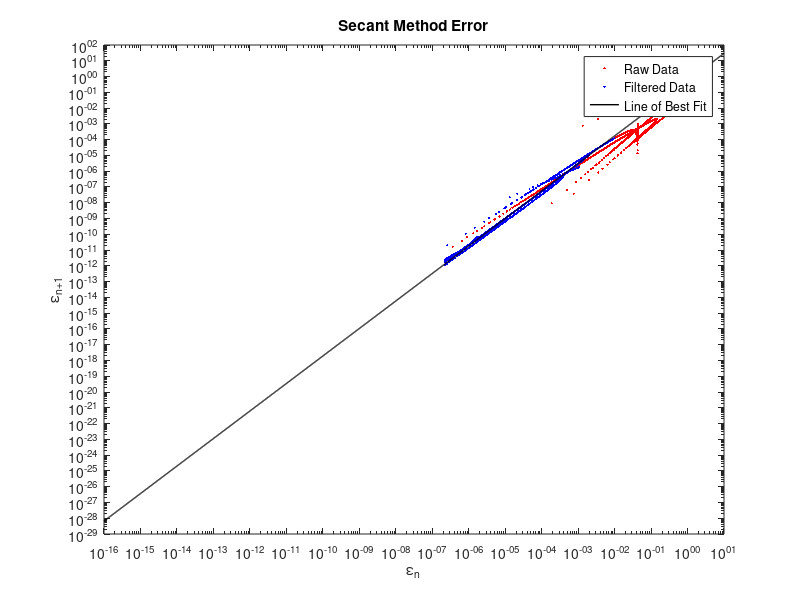

This chart was generated by the following MATLAB code:
%template for testing your basic root finding implementations
function basic_solver_with_tests_template()
    xvals = linspace(-50,50,201);
    [yvals,~] = test_func01(xvals);

    % hold on
    % axis([-15,40,-50,80]);
    % plot(xvals,yvals,'r','linewidth',2);
    % plot(xvals,0*xvals,'k--','linewidth',1);
    % xlabel('x'); ylabel('y'); title('Test Function 1');

    % %Newton's method example test
    % 
    % x0_guess = linspace(1,3.5,1000);
    % en_list=[];
    % en1_list=[];
    % index_list = []; %line 36
    % figure()
    % 
    % 
    % for i=1:1000
    % 
    % 
    %     [x_sol, xs_list, xs1_list] = newton_solver(@test_func01,x0_guess(i));  
    % 
    % 
    %     en=abs(xs_list-x_sol);
    %     en1=abs(xs1_list-x_sol);
    %     en_list=[en_list,en];
    %     en1_list=[en1_list,en1];
    % 
    %     index_list = [index_list,1:length(en)]; %line 54
    % 
    % end
    %     x_regression = []; % e_n
    %     y_regression = []; % e_{n+1}
    %     filter_list = [1e-15, 1e-2, 1e-14, 1e-2, 2];
    %     % iterate through the collected data
    %     for n=1:length(index_list)
    %     %if the error is not too big or too small
    %     %and it was enough iterations into the trial...
    %         if en_list(n)>filter_list(1) && en_list(n)<filter_list(2) && ...
    %         en1_list(n)>filter_list(3) && en1_list(n)<filter_list(4) && ...
    %         index_list(n)>filter_list(5)
    %             %then add it to the set of points for regression
    %             x_regression(end+1) = en_list(n);
    %             y_regression(end+1) = en1_list(n);
    %         end
    % 
    %     end
    % 
    % 
    %  % plot(x0_guess,test_func01(x0_guess),'bo','markerfacecolor','b','markersize',5);
    %  % 
    %  % 
    %  % plot(x_sol,test_func01(x_sol),'go','markerfacecolor','g','markersize',5);
    %  loglog(en_list,en1_list,'r.', 'MarkerSize',5 ); hold on
    %  loglog(x_regression,y_regression,'b.', 'MarkerSize',5);
    %  [p,k] = generate_error_fit(x_regression,y_regression);
    % % 
    % %example for how to plot fit line
    % %generate x data on a logarithmic range
    % fit_line_x = 10.^[-16:.01:1];
    % %compute the corresponding y values
    % fit_line_y = k*fit_line_x.^p;
    % %plot on a loglog plot.
    % loglog(fit_line_x,fit_line_y,'k-','linewidth',1)
    % 
    % title("Newton's Method Error")
    % xlabel('\epsilon_{n}')
    % ylabel('\epsilon_{n+1}')
    % legend("Raw Data", "Filtered Data", "Line of Best Fit")

    %Secant method example test
  
    % plot(x0_guess,test_func01(x0_guess),'bo','markerfacecolor','b','markersize',5);
    % plot(x1_guess,test_func01(x1_guess),'ko','markerfacecolor','k','markersize',5);
    x0_guess = linspace(-2,-10,1000);
    x1_guess = linspace(0.3,5,1000);
    en_list=[];
    en1_list=[];
    index_list = []; %line 36
    figure()
     
     
    for i=1:1000
        [x_sol, x_lists] = secant_solver(@test_func01,x0_guess(i),x1_guess(i));
        % plot(x_sol,test_func01(x_sol),'go','markerfacecolor','g','markersize',5);
    
        en=abs(x_lists(1:end-1)-x_sol);
        en1=abs(x_lists(2:end)-x_sol);
        
        en_list=[en_list,en];
        en1_list=[en1_list,en1];
    
        index_list = [index_list,1:length(en)]; %line 54

    end
        x_regression = []; % e_n
        y_regression = []; % e_{n+1}
        filter_list = [1e-15, 1e-2, 1e-14, 1e-2, 2];
        % iterate through the collected data
        for n=1:length(index_list)
        %if the error is not too big or too small
        %and it was enough iterations into the trial...
            if en_list(n)>filter_list(1) && en_list(n)<filter_list(2) && ...
            en1_list(n)>filter_list(3) && en1_list(n)<filter_list(4) && ...
            index_list(n)>filter_list(5)
                %then add it to the set of points for regression
                x_regression(end+1) = en_list(n);
                y_regression(end+1) = en1_list(n);
            end

        end
    loglog(en_list,en1_list,'r.', 'MarkerSize',5 ); hold on
    loglog(x_regression,y_regression,'b.', 'MarkerSize',5);
    [p,k] = generate_error_fit(x_regression,y_regression)
    
    %example for how to plot fit line
    %generate x data on a logarithmic range
    fit_line_x = 10.^[-16:.01:1];
    %compute the corresponding y values
    fit_line_y = k*fit_line_x.^p;
    %plot on a loglog plot.
    loglog(fit_line_x,fit_line_y,'k-','linewidth',1)

    title("Secant Method Error")
    xlabel('\epsilon_{n}')
    ylabel('\epsilon_{n+1}')
    legend("Raw Data", "Filtered Data", "Line of Best Fit")

    % % Bisection method example test
    % x_left=linspace(-7,-0.2,1000);
    % x_right=linspace(0.2,7,1000);
    % 
    % en_list=[];
    % en1_list=[];
    % index_list = []; %line 36
    % figure()
    % 
    % 
    % for i=1:1000
    % 
    % 
    % % plot(x_left(i),test_func01(x_left(i)),'bo','markerfacecolor','b','markersize',5);
    % % plot(x_right(i),test_func01(x_right(i)),'ko','markerfacecolor','k','markersize',5);
    % 
    % [x_sol, x_list, x_listn] = bisection_solver(@test_func01,x_left(i),x_right(i));
    % %plot(x_sol,test_func01(x_sol),'go','markerfacecolor','g','markersize',5);
    % 
    % 
    % en=abs(x_list-x_sol);
    % en1=abs(x_listn-x_sol);
    % en_list=[en_list,en];
    % en1_list=[en1_list,en1];
    % 
    % index_list = [index_list,1:length(en)]; %line 54
    % 
    % end
    % 
    % %example for how to filter the error data
    % %currently have error_list0, error_list1, index_list
    % %data points to be used in the regression
    % 
    % 
    % x_regression = []; % e_n
    % y_regression = []; % e_{n+1}
    % filter_list = [1e-15, 1e-2, 1e-14, 1e-2, 2];
    % % iterate through the collected data
    % for n=1:length(index_list)
    % %if the error is not too big or too small
    % %and it was enough iterations into the trial...
    %     if en_list(n)>filter_list(1) && en_list(n)<filter_list(2) && ...
    %     en1_list(n)>filter_list(3) && en1_list(n)<filter_list(4) && ...
    %     index_list(n)>filter_list(5)
    %     %then add it to the set of points for regression
    %     x_regression(end+1) = en_list(n);
    %     y_regression(end+1) = en1_list(n);
    %     end
    % end
    % 
    % loglog(en_list,en1_list,'r.', 'MarkerSize',5 ); hold on
    % loglog(x_regression,y_regression,'b.', 'MarkerSize',5);
    % 
    % [p,k] = generate_error_fit(x_regression,y_regression)
    % 
    % %example for how to plot fit line
    % %generate x data on a logarithmic range
    % fit_line_x = 10.^[-16:.01:1];
    % %compute the corresponding y values
    % fit_line_y = k*fit_line_x.^p;
    % %plot on a loglog plot.
    % loglog(fit_line_x,fit_line_y,'k-','linewidth',2)
    % 
    % title("Bisection Method Error")
    % xlabel('\epsilon_{n}')
    % ylabel('\epsilon_{n+1}')
    % legend("Raw Data", "Filtered Data", "Line of Best Fit")


end

%example for how to compute the fit line
%data points to be used in the regression
%x_regression -> e_n
%y_regression -> e_{n+1}
%p and k are the output coefficients

function [p,k] = generate_error_fit(x_regression,y_regression)
%generate Y, X1, and X2
%note that I use the transpose operator (')
%to convert the result from a row vector to a column
%If you are copy-pasting, the ' character may not work correctly
Y = log(y_regression)';
X1 = log(x_regression)';
X2 = ones(length(X1),1);
%run the regression
coeff_vec = regress(Y,[X1,X2]);
%pull out the coefficients from the fit
p = coeff_vec(1);
k = exp(coeff_vec(2));
end

%Definition of the test function and its derivative (as a single function):
%This definition uses the function keyword
%when passing this function as an argument to a solver,
%you'll need to use the handle operator
%ex. solver(@test_func01,x_guess)

function [fval,dfdx] = test_func01(x)
    fval = (x.^3)/100 - (x.^2)/8 + 2*x + 6*sin(x/2+6) -.7 - exp(x/6);
    dfdx = 3*(x.^2)/100 - 2*x/8 + 2 +(6/2)*cos(x/2+6) - exp(x/6)/6;
end


function [x,x_list, x_listn] = bisection_solver(fun,x_left,x_right)
    x_mid=(x_left+x_right)/2;
    x_list=[];
    x_listn=[];
    if (fun(x_left)<0 && fun(x_right)>0) || (fun(x_left)>0 && fun(x_right)<0)

        while abs(fun(x_mid))>(1*10^-14)
            
            if fun(x_left)>0 && fun(x_mid)<0 || fun(x_left)<0 && fun(x_mid)>0
                x_right=x_mid;
    
            else 
                x_left=x_mid;
            end
            
            x=x_mid;
            x_list(end+1)=x;
            
            x_mid=(x_left+x_right)/2;
            x_listn(end+1)=x_mid;
    
            if abs(x-x_mid)<1*10^-14 && abs(fun(x_mid))<1*10^-14
                return
            end
        end 
    else
        x=0;
        return
    end
   
    return;
end

%Note that fun(x) should output [f,dfdx], where dfdx is the derivative of f
function [xn, x_list, x1_list] = newton_solver(fun,x0)
    xn=x0;
    x_list=[];
    x1_list=[];
    while abs(fun(xn))>0.000000005

        [fn, dfn]= fun(xn);
        if abs(dfn)<0.000000000000000000000005
            return
        end
        xn1= xn- fn/dfn;
        x_list=[x_list, xn];
        x1_list=[x1_list, xn1];
        xn=xn1;

        if abs(xn1-xn)<1*10^-14 && abs(fun(xn))<1*10^-14
            return
        end
    end 
   
    return;
end

function [xn,x_list] = secant_solver(fun,x0, x1)
    xn2=x0;
    xn1=x1;
    xn = xn1;
    x_list=[];
    x1_list=[];

    fn1=fun(xn1);
    fn2=fun(xn2);

    while abs(fn1)>1*10^-14
      
        if abs(fun(xn1)-fun(xn2))<1e-6
            return
        end
        xn = xn1-fn1*((xn1-xn2)/(fn1-fn2));

        fnext=fun(xn);
        x_list=[x_list, xn];
        % x1_list=[x1_list, xn1];

        xn2=xn1;
        xn1=xn;
        fn2=fn1;
        fn1= fnext;
        
        if abs(xn1-xn)<(1*10^-14) && abs(fun(xn))<(1*10^-14)
            return
        end
    end 
 
    return;
end
